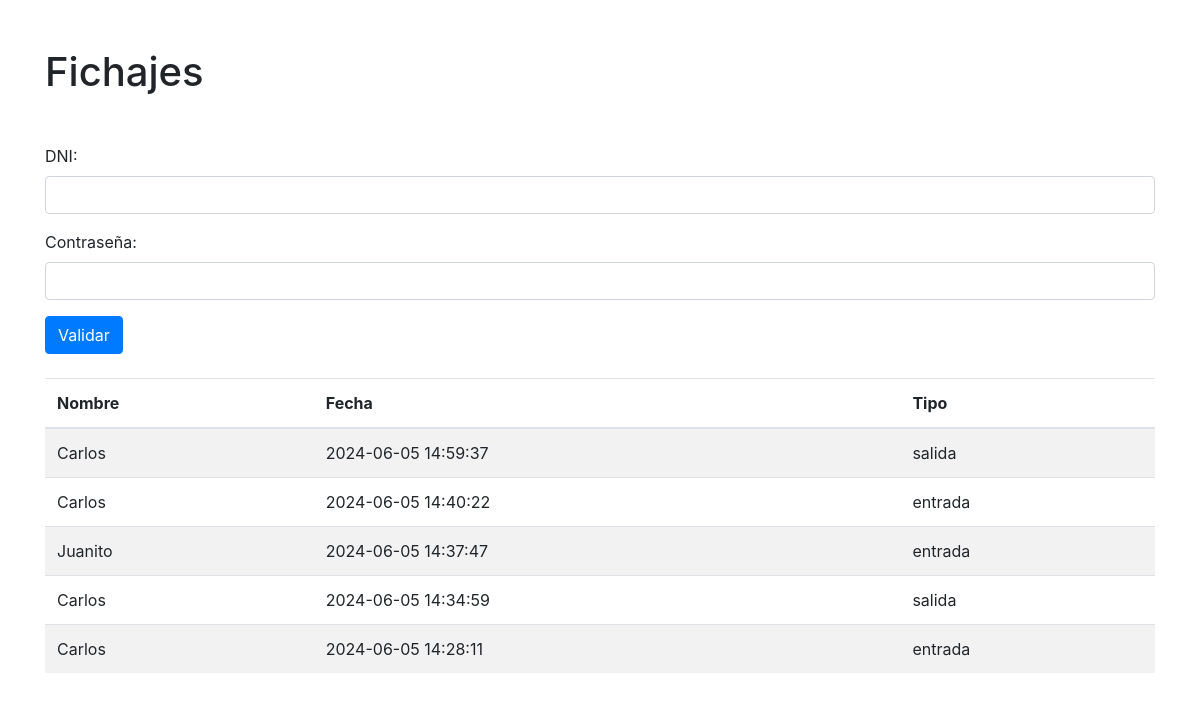
The page / on the database its author committed.
### tables this page shows
CREATE TABLE `fichajes` (
  `id` int NOT NULL AUTO_INCREMENT,
  `usuario_id` int DEFAULT NULL,
  `fecha` timestamp NULL DEFAULT CURRENT_TIMESTAMP,
  `tipo` enum('entrada','salida') NOT NULL,
  PRIMARY KEY (`id`),
  KEY `usuario_id` (`usuario_id`),
  CONSTRAINT `fichajes_ibfk_1` FOREIGN KEY (`usuario_id`) REFERENCES `usuarios` (`id`)
);

### FichajesModel.php (called while the page is built, shortened)
<?php
class FichajesModel
{
    private $db;
    public function __construct()
    {
        $dsn = 'mysql:host=localhost;dbname=fichajes_app';
        $username = 'root';
        $password = '1234';
        $this->db = new PDO($dsn, $username, $password);
        $this->db->setAttribute(PDO::ATTR_ERRMODE, PDO::ERRMODE_EXCEPTION);
    }
    public function getLastFichajesOfToday($limit)
    {
        $fecha_actual = date('Y-m-d');
        $stmt = $this->db->prepare("SELECT * FROM fichajes WHERE DATE(fecha) = :fecha ORDER BY fecha DESC LIMIT :limit");
        $stmt->bindValue(':fecha', $fecha_actual, PDO::PARAM_STR);
        $stmt->bindValue(':limit', (int)$limit, PDO::PARAM_INT);
        $stmt->execute();
        $fichajes = $stmt->fetchAll();
        return $fichajes;
    }
}
?>

### UsersModel.php (called while the page is built, shortened)
<?php
class UsersModel
{
    private $db;
    public function __construct()
    {
        $dsn = 'mysql:host=localhost;dbname=fichajes_app';
        $username = 'root';
        $password = '1234';
        $this->db = new PDO($dsn, $username, $password);
        $this->db->setAttribute(PDO::ATTR_ERRMODE, PDO::ERRMODE_EXCEPTION);
    }
    public function getUsersByIds($userIds)
    {
        $placeholders = rtrim(str_repeat('?,', count($userIds)), ',');
        $query = "SELECT * FROM usuarios WHERE id IN ($placeholders)";
        $stmt = $this->db->prepare($query);
        $stmt->execute($userIds);
        return $stmt->fetchAll();
    }
}

### index.php (the view, shortened to what this page needs)
<?php
require_once 'UsersModel.php';
require_once 'FichajesModel.php';
$fichajesModel = new FichajesModel();
$fichajes = $fichajesModel->getLastFichajesOfToday(5);
$userIds = [];
foreach ($fichajes as $fichaje) {
    $userIds[] = $fichaje['usuario_id'];
}
$usersModel = new UsersModel();
$usuarios = $usersModel->getUsersByIds($userIds);
$userIdToName = [];
foreach ($usuarios as $usuario) {
    $userIdToName[$usuario['id']] = $usuario['nombre'];
}
?>
<!DOCTYPE html>
<html lang="es">
<head>
    <link href="https://stackpath.bootstrapcdn.com/bootstrap/4.5.2/css/bootstrap.min.css" rel="stylesheet">
</head>
<body>
    <div class="container mt-5">
        <h1 class="mb-4">Fichajes</h1>
        <div class="row mt-4">
            <div class="col-md-12">
                <form action="<?php echo htmlspecialchars($_SERVER['PHP_SELF']); ?>" method="post">
                    <div class="form-group">
                        <label for="dni">DNI:</label>
                        <input type="text" class="form-control" id="dni" name="dni" required>
                    </div>
                    <div class="form-group">
                        <label for="password">Contraseña:</label>
                        <input type="password" class="form-control" id="password" name="password" required>
                    </div>
                    <button type="submit" name="submit" class="btn btn-primary">Validar</button>
                </form>
            </div>
        </div>
        <div class="row mt-4">
            <div class="col-md-12">
                <div class="d-flex justify-content-center">
                    <table class="table table-striped table-hover">
                        <thead>
                            <tr>
                                <th>Nombre</th>
                                <th>Fecha</th>
                                <th>Tipo</th>
                            </tr>
                        </thead>
                        <tbody>
                            <?php foreach ($fichajes as $fichaje) { ?>
                                <tr>
                                    <td><?php echo htmlspecialchars($userIdToName[$fichaje['usuario_id']]); ?></td>
                                    <td><?php echo htmlspecialchars($fichaje['fecha']); ?></td>
                                    <td><?php echo htmlspecialchars($fichaje['tipo']); ?></td>
                                </tr>
                            <?php } ?>
                        </tbody>
                    </table>
                </div>
            </div>
        </div>
    </div>
</body>
</html>

### rows shown on the page
fichajes: usuario "Carlos", fecha "2024-06-05 14:59:37", tipo "salida"
fichajes: usuario "Carlos", fecha "2024-06-05 14:40:22", tipo "entrada"
fichajes: usuario "Juanito", fecha "2024-06-05 14:37:47", tipo "entrada"
fichajes: usuario "Carlos", fecha "2024-06-05 14:34:59", tipo "salida"
fichajes: usuario "Carlos", fecha "2024-06-05 14:28:11", tipo "entrada"
